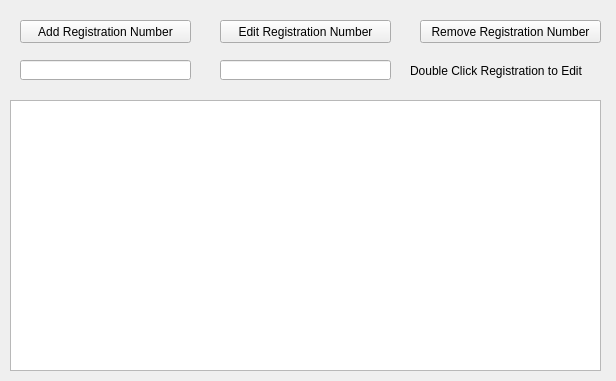
<?xml version="1.0" encoding="UTF-8"?>
<ui version="4.0">
 <class>MainWindow</class>
 <widget class="QMainWindow" name="MainWindow">
  <property name="geometry">
   <rect>
    <x>0</x>
    <y>0</y>
    <width>616</width>
    <height>381</height>
   </rect>
  </property>
  <property name="windowTitle">
   <string>MainWindow</string>
  </property>
  <widget class="QWidget" name="centralWidget">
   <widget class="QPushButton" name="Add_pushButton">
    <property name="geometry">
     <rect>
      <x>20</x>
      <y>20</y>
      <width>171</width>
      <height>23</height>
     </rect>
    </property>
    <property name="text">
     <string>Add Registration Number</string>
    </property>
   </widget>
   <widget class="QPushButton" name="Edit_pushButton">
    <property name="geometry">
     <rect>
      <x>220</x>
      <y>20</y>
      <width>171</width>
      <height>23</height>
     </rect>
    </property>
    <property name="text">
     <string>Edit Registration Number</string>
    </property>
   </widget>
   <widget class="QPushButton" name="Remove_pushButton">
    <property name="geometry">
     <rect>
      <x>420</x>
      <y>20</y>
      <width>181</width>
      <height>23</height>
     </rect>
    </property>
    <property name="text">
     <string>Remove Registration Number</string>
    </property>
   </widget>
   <widget class="QLineEdit" name="Add_lineEdit">
    <property name="geometry">
     <rect>
      <x>20</x>
      <y>60</y>
      <width>171</width>
      <height>20</height>
     </rect>
    </property>
   </widget>
   <widget class="QListWidget" name="listWidget">
    <property name="geometry">
     <rect>
      <x>10</x>
      <y>100</y>
      <width>591</width>
      <height>271</height>
     </rect>
    </property>
   </widget>
   <widget class="QLineEdit" name="Registration_lineEdit">
    <property name="geometry">
     <rect>
      <x>220</x>
      <y>60</y>
      <width>171</width>
      <height>20</height>
     </rect>
    </property>
   </widget>
   <widget class="QLabel" name="label">
    <property name="geometry">
     <rect>
      <x>410</x>
      <y>60</y>
      <width>191</width>
      <height>21</height>
     </rect>
    </property>
    <property name="text">
     <string>Double Click Registration to Edit</string>
    </property>
   </widget>
  </widget>
 </widget>
 <layoutdefault spacing="6" margin="11"/>
 <resources/>
 <connections/>
</ui>
